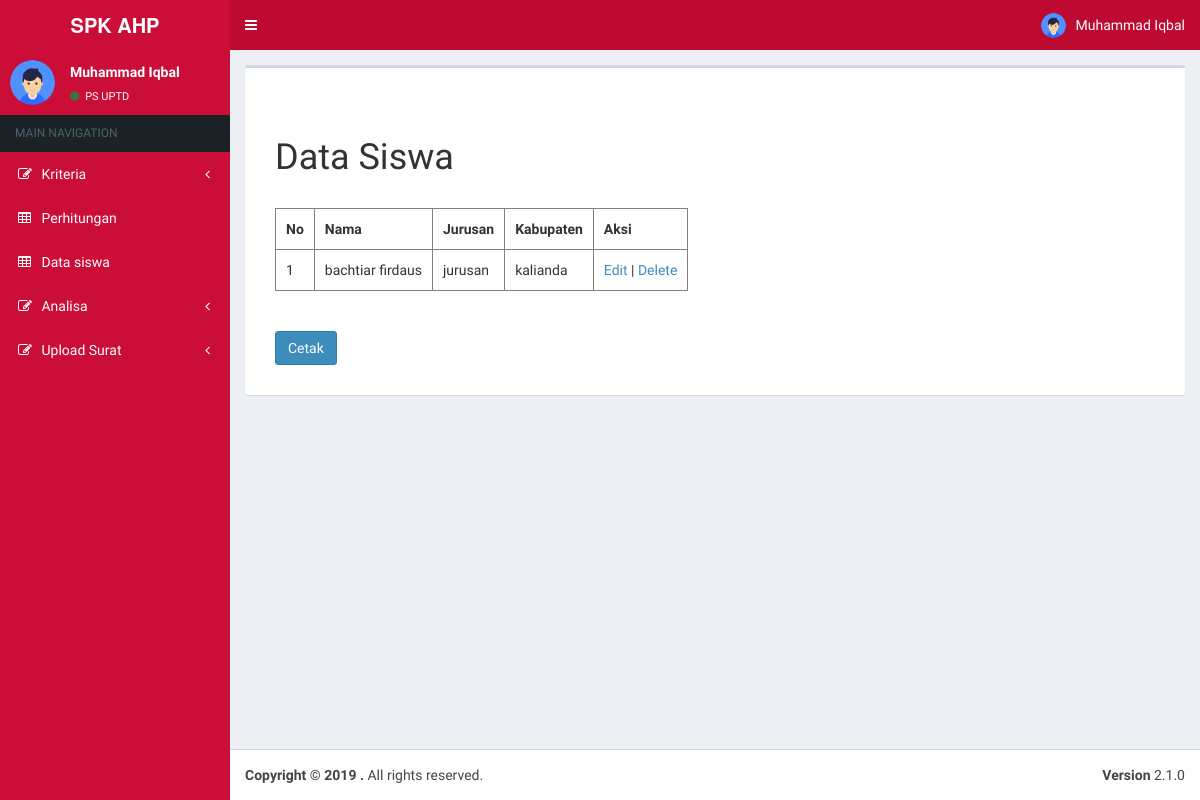
The page /dashboard_ps_uptd.php?page=view_ps_uptd/data_siswa (signed in) on the database as committed earlier.
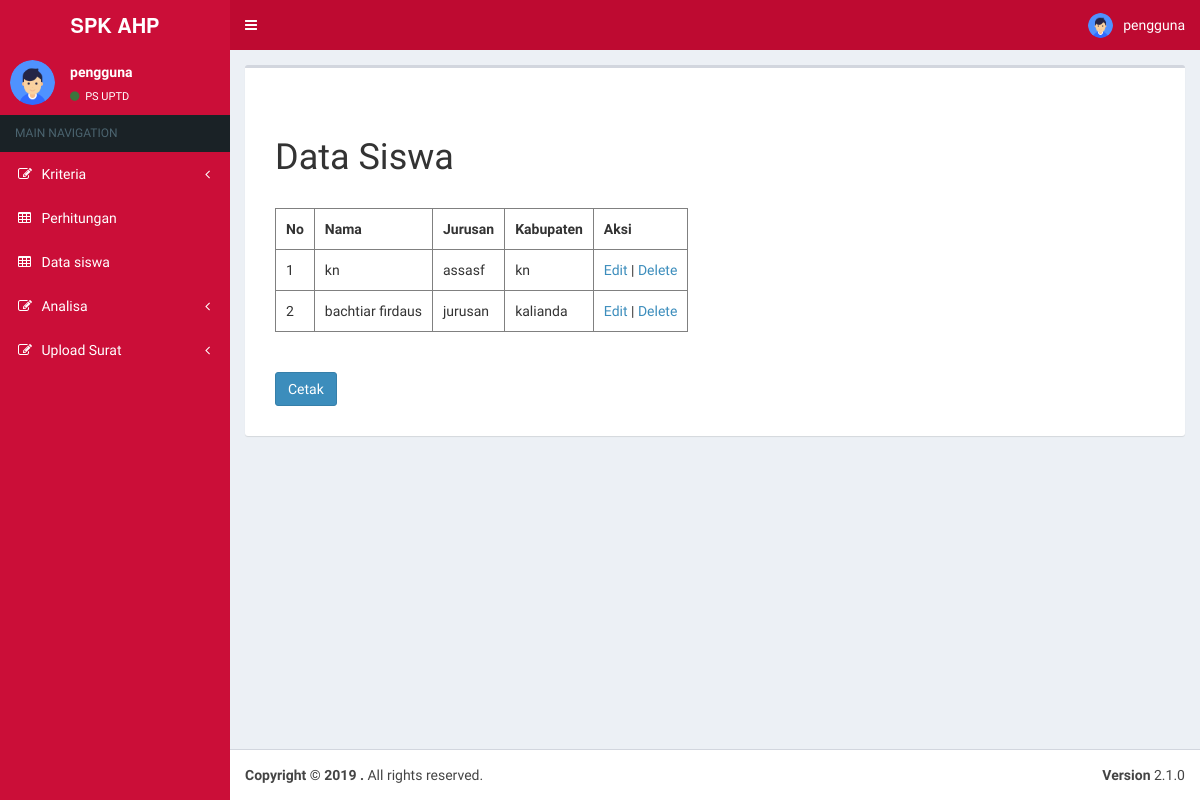
The same page on the database as committed later.
### tables this page shows
CREATE TABLE IF NOT EXISTS `tb_users` (
`user_id` int(11) NOT NULL,
  `fullname` varchar(25) NOT NULL,
  `username` varchar(12) NOT NULL,
  `password` varchar(12) NOT NULL
);

CREATE TABLE IF NOT EXISTS `tbl_cs` (
`id` int(11) NOT NULL,
  `nama` varchar(500) NOT NULL,
  `jk` varchar(500) NOT NULL,
  `ttl` varchar(500) NOT NULL,
  `agama` varchar(500) NOT NULL,
  `suku` varchar(500) NOT NULL,
  `bahasa` varchar(500) NOT NULL,
  `ald` varchar(500) NOT NULL,
  `alk` varchar(500) NOT NULL,
  `alko` varchar(500) NOT NULL,
  `ltlsk` varchar(500) NOT NULL,
  `pt` varchar(500) NOT NULL,
  `atls` varchar(500) NOT NULL,
  `km` varchar(500) NOT NULL,
  `mn` varchar(500) NOT NULL,
  `pb` varchar(500) NOT NULL,
  `bpbd` varchar(500) NOT NULL,
  `gp` varchar(500) NOT NULL,
  `nokk` varchar(500) NOT NULL,
  `nik` varchar(500) NOT NULL,
  `jurusan` varchar(500) NOT NULL,
  `asrama` varchar(500) NOT NULL,
  `lk` varchar(500) NOT NULL,
  `lm` varchar(500) NOT NULL,
  `ls` varchar(500) NOT NULL,
  `con` int(10) NOT NULL
);

### Connections/koneksi.php (called while the page is built, shortened)
<?php
if (!function_exists("GetSQLValueString")) {
function GetSQLValueString($theValue, $theType, $theDefinedValue = "", $theNotDefinedValue = "")
{
  $theValue = get_magic_quotes_gpc() ? stripslashes($theValue) : $theValue;
  $theValue = function_exists("mysql_real_escape_string") ? mysql_real_escape_string($theValue) : mysql_escape_string($theValue);
  switch ($theType) {
    case "text":
      $theValue = ($theValue != "") ? "'" . $theValue . "'" : "NULL";
      break;
  }
  return $theValue;
}
}
?>

### view_ps_uptd/data_siswa.php (the view, shortened to what this page needs)
<?php
include_once("\insert\config.php");
$result = mysqli_query($mysqli, "SELECT * FROM tbl_cs ORDER BY id DESC");
?>
<div class="containeredit">
<h1>Data Siswa</h1><br>
<table border="1">
	<tr>
		<th>No</th>
		<th>Nama</th>
		<th>Jurusan</th>
		<th>Kabupaten</th>
		<th>Aksi</th>
	</tr>
    <?php
    $no = "1";
    while($user_data = mysqli_fetch_array($result)) {
        echo "<tr>";
        echo "<td>".$no++."</td>";
        echo "<td>".$user_data['nama']."</td>";
        echo "<td>".$user_data['jurusan']."</td>";
        echo "<td>".$user_data['alko']."</td>";
        echo "<td><a href='/program_april/view_ps_uptd/edit_ds.php?id=$user_data[id]'>Edit</a> | <a href='/program_april/view_ps_uptd/delete_ds.php?id=$user_data[id]'>Delete</a></td></tr>";
    }
    ?>
</table><br><br>
<a href="view_ps_uptd\cetak_ds.php" class="btn btn-primary">Cetak</a>
</div>

### menu_ps_uptd/nav.php (shortened to what this page needs)
    <a href="?page=home" class="logo">
      <span class="logo-lg"><b>SPK AHP</b></span>
    </a>
<nav class="navbar navbar-static-top">
      <a href="#" class="sidebar-toggle" data-toggle="push-menu" role="button">
      </a>
      <div class="navbar-custom-menu">
        <ul class="nav navbar-nav">
          <li class="dropdown user user-menu">
            <a href="#" class="dropdown-toggle" data-toggle="dropdown">
            	<img src="assets/dist/img/logo.png" class="user-image" alt="User Image">
 				<span class="hidden-xs"> <?= $row_rs_users['fullname']; ?></span>
            </a>
          </li>
        </ul>
      </div>
    </nav>
 </header>

### menu_ps_uptd/side.php (shortened to what this page needs)
<aside class="main-sidebar">
 <section class="sidebar">
      <div class="user-panel">
        <div class="pull-left image">
          <img src="assets/dist/img/logo.png" class="img-circle" alt="User Image">
        </div>
        <div class="pull-left info">
          <p><?= $row_rs_users['fullname']; ?></p>
          <a href="?page=config/kode&id=1"><i class="fa fa-circle text-success"></i> PS UPTD</a>
        </div>
      </div>
      <ul class="sidebar-menu" data-widget="tree">
        <li class="header">MAIN NAVIGATION</li>
        <li class="treeview">
          <a href="#">
            <i class="fa fa-edit"></i> <span>Kriteria</span>
            <span class="pull-right-container">
              <i class="fa fa-angle-left pull-right"></i>            </span>          </a>
        </li>
        <li><a href="?page=view_ps_uptd/perhitungan"><i class="fa fa-table"></i> <span>Perhitungan</span></a> </li>
        <li><a href="?page=view_ps_uptd/data_siswa"><i class="fa fa-table"></i> <span>Data siswa</span></a> </li>
        <li class="treeview">
          <a href="#">
            <i class="fa fa-edit"></i> <span>Analisa</span>
            <span class="pull-right-container">
              <i class="fa fa-angle-left pull-right"></i>            </span>          </a>
        </li>
        <li class="treeview">
          <a href="#">
            <i class="fa fa-edit"></i> <span>Upload Surat</span>
            <span class="pull-right-container">
              <i class="fa fa-angle-left pull-right"></i>            </span>          </a>
        </li>
      </ul>
    </section>
</aside>

Rows that differ between the two databases and show on the page:
changed tb_users: fullname "Muhammad Iqbal" → "pengguna"
added tbl_cs: nama "kn", jurusan "assasf", alko "kn"
